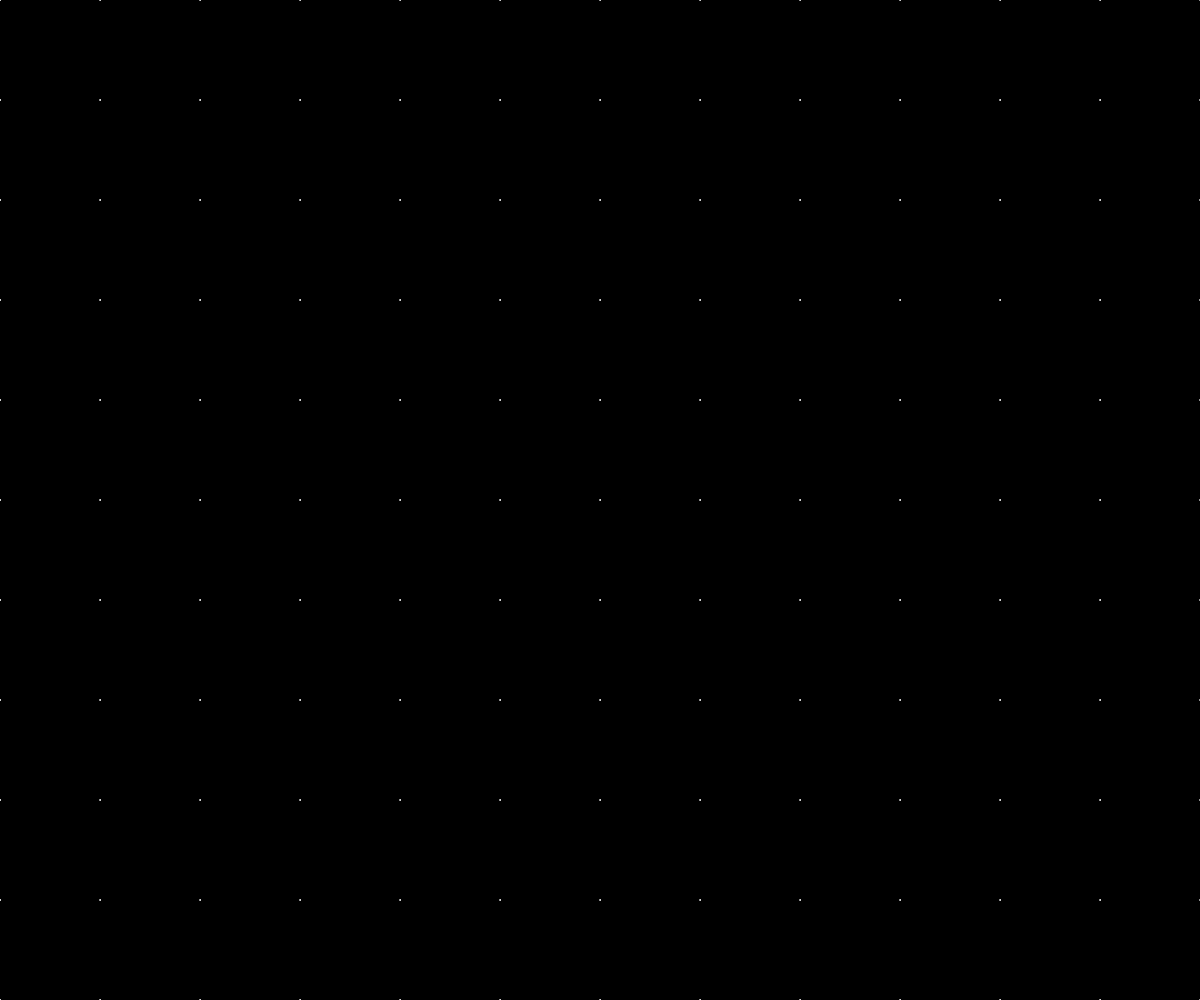
Frame 1 (no input)
Frame 60 (no input): identical to frame 1, image omitted
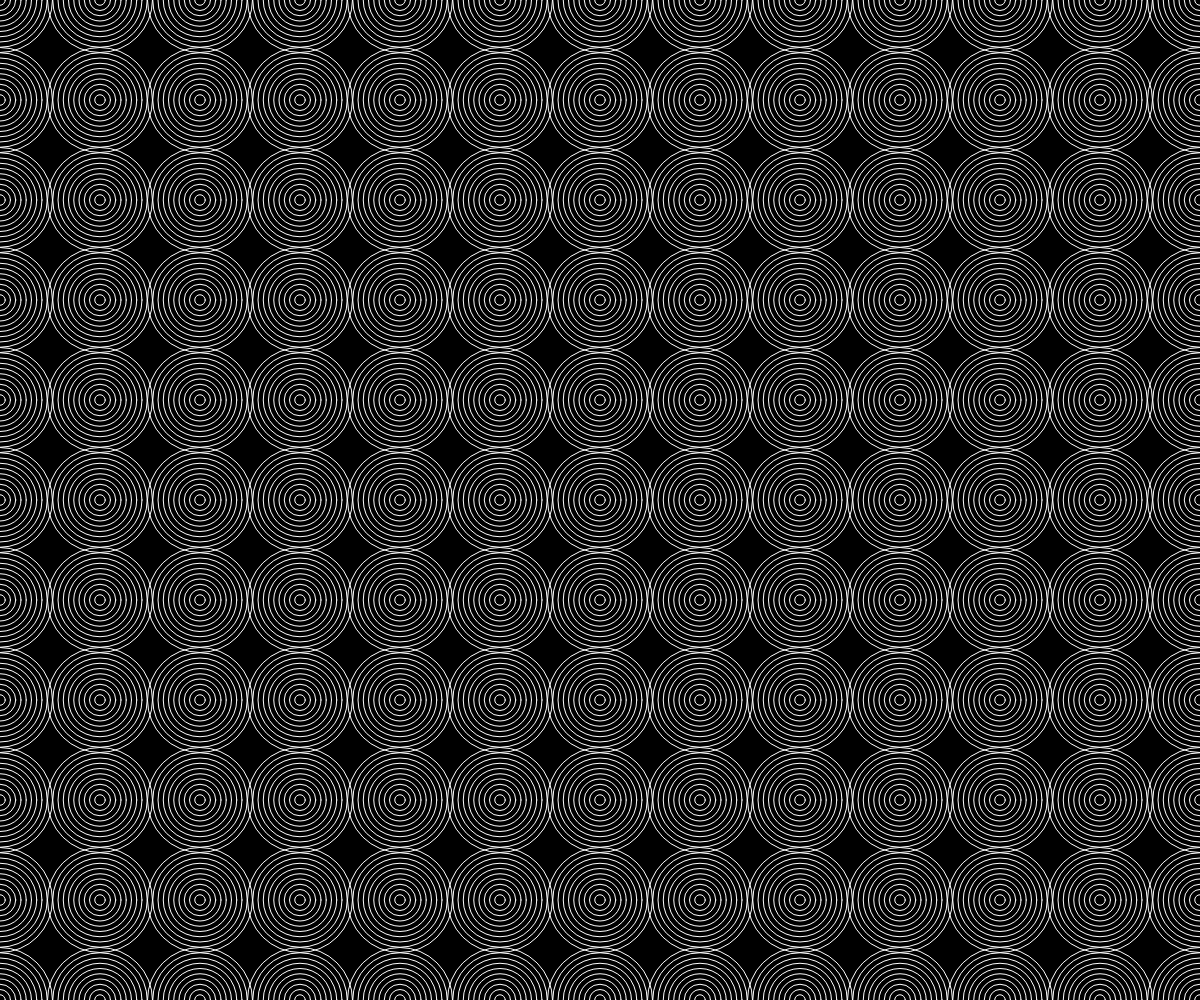
Frame 120 (the mouse pressed at the canvas centre since frame 60)

The p5.js sketch that drew these frames (run headless with seeded random() and noise() and a simulated clock; from frame 60 on, the mouse is pressed at the canvas centre):

// p5.js sketch
// ── sketch.js
var siz = 50;

function setup() {

    createCanvas(windowWidth, windowHeight);

    background(0);
    pixelDensity(1)

}


function draw() {

    background(0);
    stroke(255);
    //fill(0);
    noFill();

    for (var i = 0; i <= width; i += 100) {
        for (var j = 0; j <= height; j += 100) {
            for (var k = 0; k <= int(map(mouseX, 0, width, 1, 20)); k += 1) {
                var diam = map(mouseY, 0, height, 1, 20);
                ellipse(i, j, k * diam, k * diam);
            }
        }

    }
}
